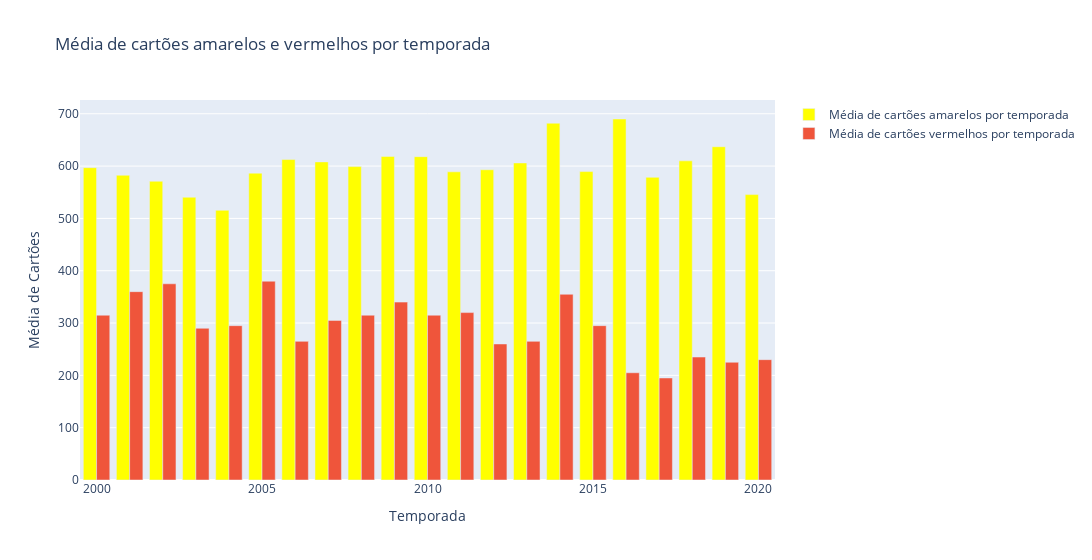

The notebook cell this image was saved under:
### Code cell
fig=go.Figure()
fig.add_trace(go.Bar(x=list(range(2000,2021)),y=df_grouped_season_num_cards['mean_total_yellow_cards'],name='Média de cartões amarelos por temporada',marker_color='yellow'))
fig.add_trace(go.Bar(x=list(range(2000,2021)),y=df_grouped_season_num_cards['mean_total_red_cards']*10,name='Média de cartões vermelhos por temporada'))
fig.update_layout(xaxis=dict(title='Temporada'),yaxis=dict(title='Média de Cartões'),barmode='group',title='Média de cartões amarelos e vermelhos por temporada',width=1200)
fig.show()

### Figure 1 — Plotly figure (JSON) as saved in the notebook; plotly's stock layout.template omitted (floating-point values rounded to 4 significant figures)
{"data": [{"marker": {"color": "yellow"}, "name": "Média de cartões amarelos por temporada", "type": "bar", "x": [2000, 2001, 2002, 2003, 2004, 2005, 2006, 2007, 2008, 2009, 2010, 2011, 2012, 2013, 2014, 2015, 2016, 2017, 2018, 2019, 2020], "y": [597, 582.5, 571, 540.5, 515.5, 586.5, 612.5, 608, 599, 618.5, 618, 589, 593, 606, 682, 589.5, 690, 578.5, 610, 637, 545.5]}, {"name": "Média de cartões vermelhos por temporada", "type": "bar", "x": [2000, 2001, 2002, 2003, 2004, 2005, 2006, 2007, 2008, 2009, 2010, 2011, 2012, 2013, 2014, 2015, 2016, 2017, 2018, 2019, 2020], "y": [315, 360, 375, 290, 295, 380, 265, 305, 315, 340, 315, 320, 260, 265, 355, 295, 205, 195, 235, 225, 230]}], "layout": {"barmode": "group", "title": {"text": "Média de cartões amarelos e vermelhos por temporada"}, "width": 1200, "xaxis": {"title": {"text": "Temporada"}}, "yaxis": {"title": {"text": "Média de Cartões"}}}}
